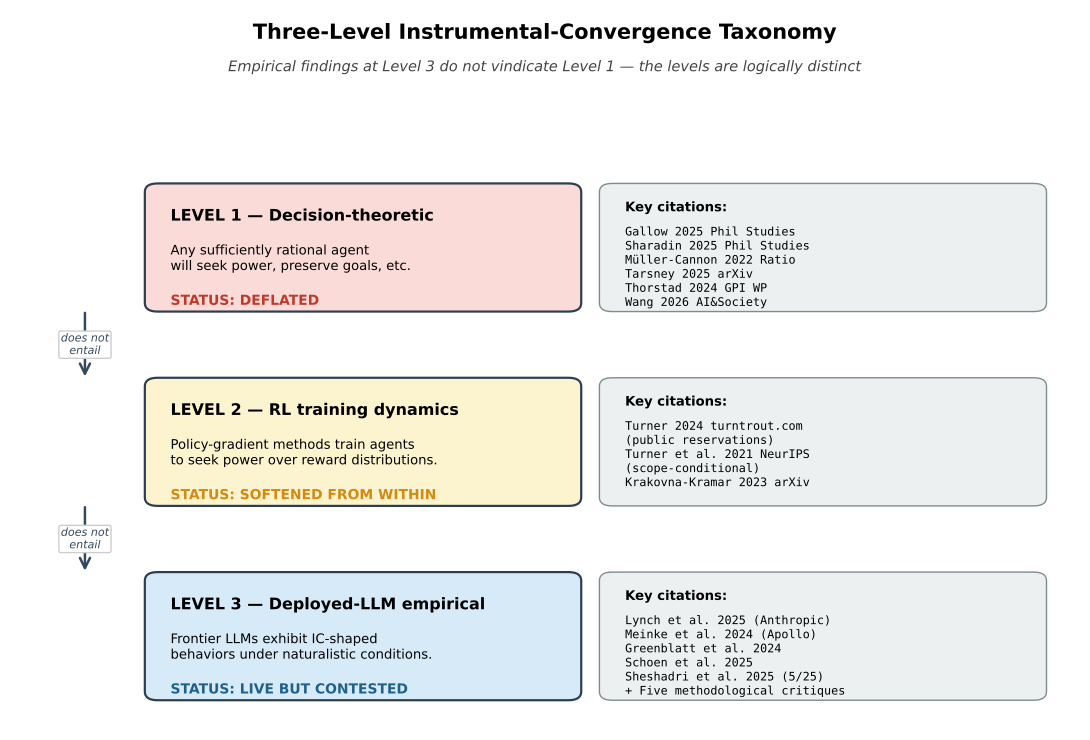

Python code for this plot:
"""Figure 1: Three-level instrumental-convergence taxonomy."""
import matplotlib.pyplot as plt
import matplotlib.patches as mpatches
from matplotlib.patches import FancyBboxPatch, FancyArrowPatch
import numpy as np

fig, ax = plt.subplots(figsize=(11, 7.5))
ax.set_xlim(0, 10)
ax.set_ylim(0, 10)
ax.axis('off')
fig.patch.set_facecolor('white')

# Title
ax.text(5, 9.6, 'Three-Level Instrumental-Convergence Taxonomy',
        fontsize=15, fontweight='bold', ha='center')
ax.text(5, 9.15, 'Empirical findings at Level 3 do not vindicate Level 1 — the levels are logically distinct',
        fontsize=10.5, style='italic', ha='center', color='#444')

# Three boxes
levels = [
    {'y': 6.7, 'title': 'LEVEL 1 — Decision-theoretic',
     'desc': 'Any sufficiently rational agent\nwill seek power, preserve goals, etc.',
     'status': 'STATUS: DEFLATED',
     'status_color': '#c0392b',
     'box_color': '#fadbd8',
     'cite': 'Gallow 2025 Phil Studies\nSharadin 2025 Phil Studies\nMüller-Cannon 2022 Ratio\nTarsney 2025 arXiv\nThorstad 2024 GPI WP\nWang 2026 AI&Society'},
    {'y': 4.0, 'title': 'LEVEL 2 — RL training dynamics',
     'desc': 'Policy-gradient methods train agents\nto seek power over reward distributions.',
     'status': 'STATUS: SOFTENED FROM WITHIN',
     'status_color': '#d68910',
     'box_color': '#fcf3cf',
     'cite': 'Turner 2024 turntrout.com\n(public reservations)\nTurner et al. 2021 NeurIPS\n(scope-conditional)\nKrakovna-Kramar 2023 arXiv'},
    {'y': 1.3, 'title': 'LEVEL 3 — Deployed-LLM empirical',
     'desc': 'Frontier LLMs exhibit IC-shaped\nbehaviors under naturalistic conditions.',
     'status': 'STATUS: LIVE BUT CONTESTED',
     'status_color': '#1f618d',
     'box_color': '#d6eaf8',
     'cite': 'Lynch et al. 2025 (Anthropic)\nMeinke et al. 2024 (Apollo)\nGreenblatt et al. 2024\nSchoen et al. 2025\nSheshadri et al. 2025 (5/25)\n+ Five methodological critiques'},
]

for L in levels:
    # Main level box
    box = FancyBboxPatch(
        (1.3, L['y']-0.85), 4.0, 1.7,
        boxstyle="round,pad=0.04,rounding_size=0.12",
        linewidth=1.6, edgecolor='#2c3e50', facecolor=L['box_color'])
    ax.add_patch(box)
    ax.text(1.5, L['y']+0.55, L['title'], fontsize=11.5, fontweight='bold', va='top')
    ax.text(1.5, L['y']+0.05, L['desc'], fontsize=9.5, va='top')
    ax.text(1.5, L['y']-0.65, L['status'], fontsize=10, fontweight='bold',
            color=L['status_color'], va='top')

    # Citation box
    cite_box = FancyBboxPatch(
        (5.55, L['y']-0.85), 4.1, 1.7,
        boxstyle="round,pad=0.04,rounding_size=0.12",
        linewidth=1.0, edgecolor='#7f8c8d', facecolor='#ecf0f1')
    ax.add_patch(cite_box)
    ax.text(5.75, L['y']+0.65, 'Key citations:', fontsize=9.5, fontweight='bold', va='top')
    ax.text(5.75, L['y']+0.30, L['cite'], fontsize=8.5, va='top', family='monospace')

# Arrows between levels with "does not entail" labels
for y_top, y_bot in [(6.7, 4.0), (4.0, 1.3)]:
    arrow = FancyArrowPatch((0.7, y_top-0.85-0.02), (0.7, y_bot+0.85+0.02),
                             arrowstyle='->', mutation_scale=18, color='#34495e',
                             linewidth=1.8)
    ax.add_patch(arrow)
    ax.text(0.7, (y_top+y_bot)/2, 'does not\nentail',
            fontsize=8, style='italic', color='#34495e', ha='center', va='center',
            bbox=dict(boxstyle='round,pad=0.18', facecolor='white', edgecolor='#cccccc', alpha=0.97))

plt.tight_layout()
plt.savefig('/home/claude/v17/figures/fig1_ic_taxonomy.pdf', dpi=180, bbox_inches='tight')
plt.savefig('/home/claude/v17/figures/fig1_ic_taxonomy.png', dpi=180, bbox_inches='tight')
print("Figure 1 saved")
